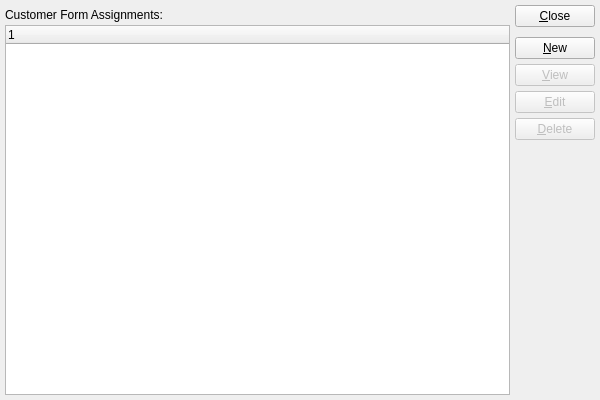
<?xml version="1.0" encoding="UTF-8"?>
<ui version="4.0">
 <comment>This file is part of the xTuple ERP: PostBooks Edition, a free and
open source Enterprise Resource Planning software suite,
Copyright (c) 1999-2011 by OpenMFG LLC, d/b/a xTuple.
It is licensed to you under the Common Public Attribution License
version 1.0, the full text of which (including xTuple-specific Exhibits)
is available at www.xtuple.com/CPAL.  By using this software, you agree
to be bound by its terms.</comment>
 <class>customerFormAssignments</class>
 <widget class="QWidget" name="customerFormAssignments">
  <property name="geometry">
   <rect>
    <x>0</x>
    <y>0</y>
    <width>600</width>
    <height>400</height>
   </rect>
  </property>
  <property name="windowTitle">
   <string>List Customer Form Assignments</string>
  </property>
  <layout class="QGridLayout" name="gridLayout">
   <item row="0" column="0">
    <layout class="QVBoxLayout">
     <property name="spacing">
      <number>0</number>
     </property>
     <item>
      <widget class="QLabel" name="_arAccountsLit">
       <property name="sizePolicy">
        <sizepolicy hsizetype="Expanding" vsizetype="Fixed">
         <horstretch>0</horstretch>
         <verstretch>0</verstretch>
        </sizepolicy>
       </property>
       <property name="minimumSize">
        <size>
         <width>0</width>
         <height>20</height>
        </size>
       </property>
       <property name="text">
        <string>Customer Form Assignments:</string>
       </property>
      </widget>
     </item>
     <item>
      <widget class="XTreeWidget" name="_custform">
       <property name="sizePolicy">
        <sizepolicy hsizetype="Expanding" vsizetype="Expanding">
         <horstretch>0</horstretch>
         <verstretch>0</verstretch>
        </sizepolicy>
       </property>
      </widget>
     </item>
    </layout>
   </item>
   <item row="0" column="1">
    <layout class="QVBoxLayout" name="verticalLayout">
     <item>
      <widget class="QPushButton" name="_close">
       <property name="text">
        <string>&amp;Close</string>
       </property>
      </widget>
     </item>
     <item>
      <spacer name="verticalSpacer">
       <property name="orientation">
        <enum>Qt::Vertical</enum>
       </property>
       <property name="sizeType">
        <enum>QSizePolicy::Preferred</enum>
       </property>
       <property name="sizeHint" stdset="0">
        <size>
         <width>20</width>
         <height>5</height>
        </size>
       </property>
      </spacer>
     </item>
     <item>
      <widget class="QPushButton" name="_new">
       <property name="text">
        <string>&amp;New</string>
       </property>
      </widget>
     </item>
     <item>
      <widget class="QPushButton" name="_view">
       <property name="enabled">
        <bool>false</bool>
       </property>
       <property name="text">
        <string>&amp;View</string>
       </property>
      </widget>
     </item>
     <item>
      <widget class="QPushButton" name="_edit">
       <property name="enabled">
        <bool>false</bool>
       </property>
       <property name="text">
        <string>&amp;Edit</string>
       </property>
      </widget>
     </item>
     <item>
      <widget class="QPushButton" name="_delete">
       <property name="enabled">
        <bool>false</bool>
       </property>
       <property name="text">
        <string>&amp;Delete</string>
       </property>
      </widget>
     </item>
     <item>
      <spacer name="Spacer56">
       <property name="orientation">
        <enum>Qt::Vertical</enum>
       </property>
       <property name="sizeType">
        <enum>QSizePolicy::Expanding</enum>
       </property>
       <property name="sizeHint" stdset="0">
        <size>
         <width>20</width>
         <height>0</height>
        </size>
       </property>
      </spacer>
     </item>
    </layout>
   </item>
  </layout>
 </widget>
 <layoutdefault spacing="5" margin="5"/>
 <pixmapfunction>qPixmapFromMimeSource</pixmapfunction>
 <customwidgets>
  <customwidget>
   <class>XTreeWidget</class>
   <extends>QTreeWidget</extends>
   <header>xtreewidget.h</header>
  </customwidget>
 </customwidgets>
 <tabstops>
  <tabstop>_custform</tabstop>
  <tabstop>_new</tabstop>
  <tabstop>_view</tabstop>
  <tabstop>_edit</tabstop>
  <tabstop>_delete</tabstop>
  <tabstop>_close</tabstop>
 </tabstops>
 <resources/>
 <connections>
  <connection>
   <sender>_close</sender>
   <signal>clicked()</signal>
   <receiver>customerFormAssignments</receiver>
   <slot>close()</slot>
   <hints>
    <hint type="sourcelabel">
     <x>20</x>
     <y>20</y>
    </hint>
    <hint type="destinationlabel">
     <x>20</x>
     <y>20</y>
    </hint>
   </hints>
  </connection>
  <connection>
   <sender>_custform</sender>
   <signal>valid(bool)</signal>
   <receiver>_view</receiver>
   <slot>setEnabled(bool)</slot>
   <hints>
    <hint type="sourcelabel">
     <x>20</x>
     <y>20</y>
    </hint>
    <hint type="destinationlabel">
     <x>20</x>
     <y>20</y>
    </hint>
   </hints>
  </connection>
 </connections>
</ui>
